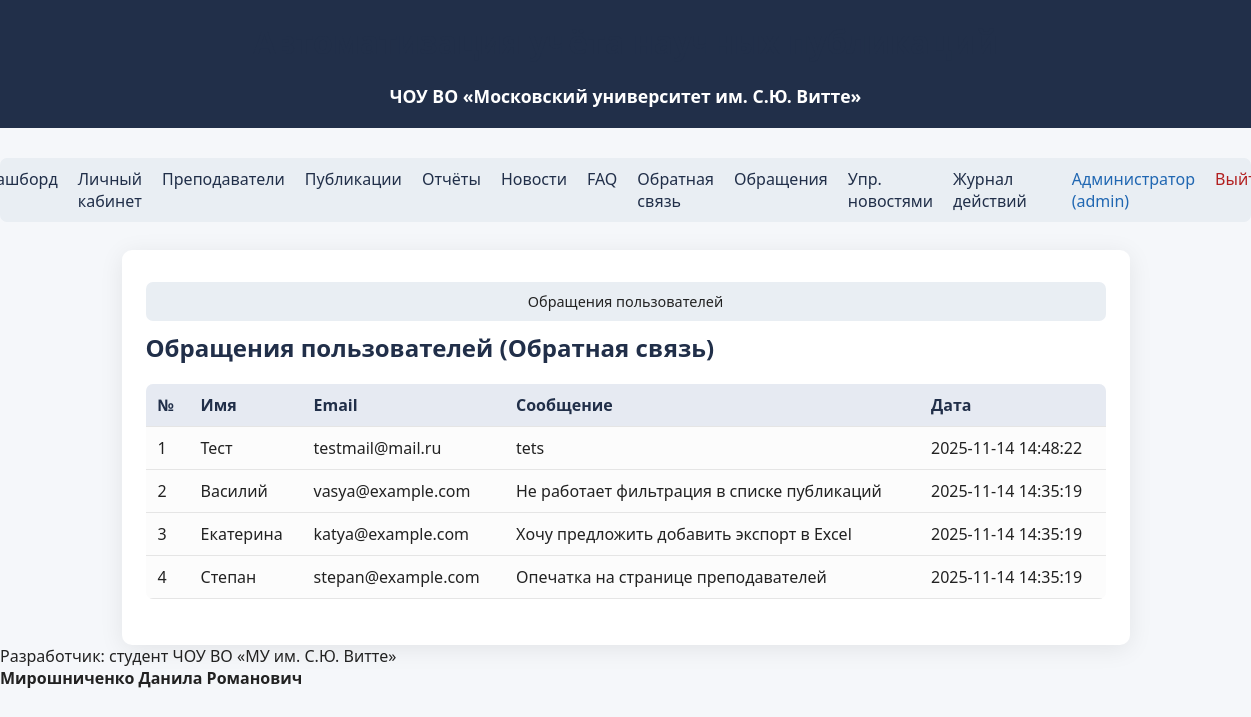
The app's page /admin/feedback (signed in) with its own data.
### tables this page shows
CREATE TABLE users (
            id INTEGER PRIMARY KEY AUTOINCREMENT,
            fio TEXT,
            email TEXT UNIQUE,
            password TEXT,
            role TEXT,
            lecturer_id INTEGER
        );

CREATE TABLE feedback (
            id INTEGER PRIMARY KEY AUTOINCREMENT,
            name TEXT,
            email TEXT,
            message TEXT,
            created_at DATETIME DEFAULT CURRENT_TIMESTAMP
        );

### app/routes.py (the view)
@bp.route('/admin/feedback')
@login_required(role='admin')
def admin_feedback():
    feedback_list = get_all_feedback()
    return render_template(
        'admin_feedback.html',
        feedbacks=feedback_list,
        breadcrumbs=[('Обращения пользователей', None)]
    )

### app/models.py (called while the page is built)
def get_db():
    db = getattr(g, '_database', None)
    if db is None:
        db = g._database = sqlite3.connect(DATABASE)
        db.row_factory = sqlite3.Row
    return db

def get_user_by_id(user_id):
    db = get_db()
    user = db.execute(
        "SELECT * FROM users WHERE id = ?", (user_id,)
    ).fetchone()
    return user

### app/routes.py (called while the page is built)
def login_required(role=None):
    def decorator(f):
        @wraps(f)
        def decorated_function(*args, **kwargs):
            if 'user_id' not in session:
                return redirect(url_for('main.login'))
            if role and session.get('role') != role:
                flash('Нет доступа')
                return redirect(url_for('main.dashboard'))
            return f(*args, **kwargs)
        return decorated_function
    return decorator

@bp.before_app_request
def load_logged_in_user():
    user_id = session.get('user_id')
    g.user = get_user_by_id(user_id) if user_id else None

def get_all_feedback():
    db = get_db()
    return db.execute(
        "SELECT * FROM feedback ORDER BY created_at DESC"
    ).fetchall()

### app/templates/admin_feedback.html (shortened to what this page needs)
{% extends "base.html" %}
{% block content %}
<h2>Обращения пользователей (Обратная связь)</h2>
{% if feedbacks %}
    <table class="table" style="margin-top:15px;">
        <thead>
            <tr>
                <th>№</th>
                <th>Имя</th>
                <th>Email</th>
                <th>Сообщение</th>
                <th>Дата</th>
            </tr>
        </thead>
        <tbody>
            {% for fb in feedbacks %}
            <tr>
                <td>{{ loop.index }}</td>
                <td>{{ fb['name'] }}</td>
                <td>{{ fb['email'] }}</td>
                <td style="white-space: pre-line;">{{ fb['message'] }}</td>
                <td>{{ fb['created_at'] }}</td>
            </tr>
            {% endfor %}
        </tbody>
    </table>
{% else %}
    <p>Нет обращений.</p>
{% endif %}
{% endblock %}

### app/templates/base.html (shortened to what this page needs)
<!DOCTYPE html>
<html lang="ru">
<head>
    <link rel="stylesheet" href="{{ url_for('static', filename='css/style.css') }}">
</head>
<body>
    <div class="header">
        <h1>Автоматизация учёта научных публикаций</h1>
        <div style="font-size:1.1em;margin-top:5px;">
            <b>ЧОУ ВО «Московский университет им. С.Ю. Витте»</b>
        </div>
    </div>
    <nav>
        {% if g.user %}
            <a href="{{ url_for('main.dashboard') }}">Дашборд</a>
        {% endif %}
        <a href="{{ url_for('main.profile') }}">Личный кабинет</a>
        <a href="{{ url_for('main.lecturers') }}">Преподаватели</a>
        <a href="{{ url_for('main.publications') }}">Публикации</a>
        <a href="{{ url_for('main.reports') }}">Отчёты</a>
        <a href="{{ url_for('main.news_list') }}">Новости</a>
        <a href="{{ url_for('main.faq') }}">FAQ</a>
        <a href="{{ url_for('main.feedback') }}">Обратная связь</a>
        {% if g.user and g.user['role'] == 'admin' %}
            <a href="{{ url_for('main.admin_feedback') }}">Обращения</a>
            <a href="{{ url_for('main.admin_news') }}">Упр. новостями</a>
            <a href="{{ url_for('main.log') }}">Журнал действий</a>
        {% endif %}
        <span style="margin-left:25px;color:#2067b2;">
            {% if g.user %}
                {{ g.user['fio']|default('Пользователь') }} ({{ g.user['role']|default('') }})
            {% endif %}
        </span>
        {% if g.user %}
            <a href="{{ url_for('main.logout') }}" style="margin-left:auto;color:#b21f1f;">Выйти</a>
        {% else %}
            <a href="{{ url_for('main.login') }}" style="margin-left:auto;color:#2067b2;">Войти</a>
        {% endif %}
    </nav>
    <div class="container">
        {% if breadcrumbs %}
        <nav class="breadcrumbs" style="margin-bottom:10px; font-size:0.9em;">
            {% for bc in breadcrumbs %}
                {% set title = bc.title if bc.title is defined else bc[0] %}
                {% set url = bc.url if bc.url is defined else bc[1] %}
                {% if not loop.last and url %}
                    <a href="{{ url }}">{{ title }}</a> &raquo;
                {% else %}
                    <span>{{ title }}</span>
                {% endif %}
            {% endfor %}
        </nav>
        {% endif %}
        {% block content %}{% endblock %}
    </div>
    <footer class="footer">
        Разработчик: студент ЧОУ ВО «МУ им. С.Ю. Витте»<br>
        <b>Мирошниченко Данила Романович</b>
    </footer>
</body>
</html>

### app/static/css/style.css (style rules this page uses)
body { font-family: 'Segoe UI', Arial, sans-serif; background: #f5f7fa; margin: 0; padding: 0; color: #222; }
.header { background: #212f49; color: #fff; padding: 20px 0; text-align: center; margin-bottom: 30px; }
.container { max-width: 960px; margin: 0 auto; background: #fff; padding: 32px 24px 24px 24px; border-radius: 10px; box-shadow: 0 4px 24px 0 rgba(0,0,0,0.08); }
h1, h2, h3 { color: #212f49; margin-top: 0; }
a { color: #2067b2; text-decoration: none; }
nav { margin-bottom: 28px; background: #e9eef3; padding: 10px 20px; border-radius: 7px; display: flex; gap: 20px; justify-content: center; }
nav a { color: #212f49; font-weight: 500; }
table { border-collapse: collapse; width: 100%; margin-bottom: 22px; background: #fcfcfc; border-radius: 7px; overflow: hidden; }
th, td { padding: 10px 12px; text-align: left; border-bottom: 1px solid #e5e5e5; }
th { background: #e6eaf2; color: #212f49; font-weight: 600; }

### records on screen
users: user.fio "Администратор", user.role "admin"
feedback: name "Тест", email "testmail@mail.ru", message "tets", created_at "2025-11-14 14:48:22"
feedback: name "Василий", email "vasya@example.com", message "Не работает фильтрация в списке публикаций", created_at "2025-11-14 14:35:19"
feedback: name "Екатерина", email "katya@example.com", message "Хочу предложить добавить экспорт в Excel", created_at "2025-11-14 14:35:19"
feedback: name "Степан", email "stepan@example.com", message "Опечатка на странице преподавателей", created_at "2025-11-14 14:35:19"

### other values on screen
{{ title }} "Обращения пользователей"
